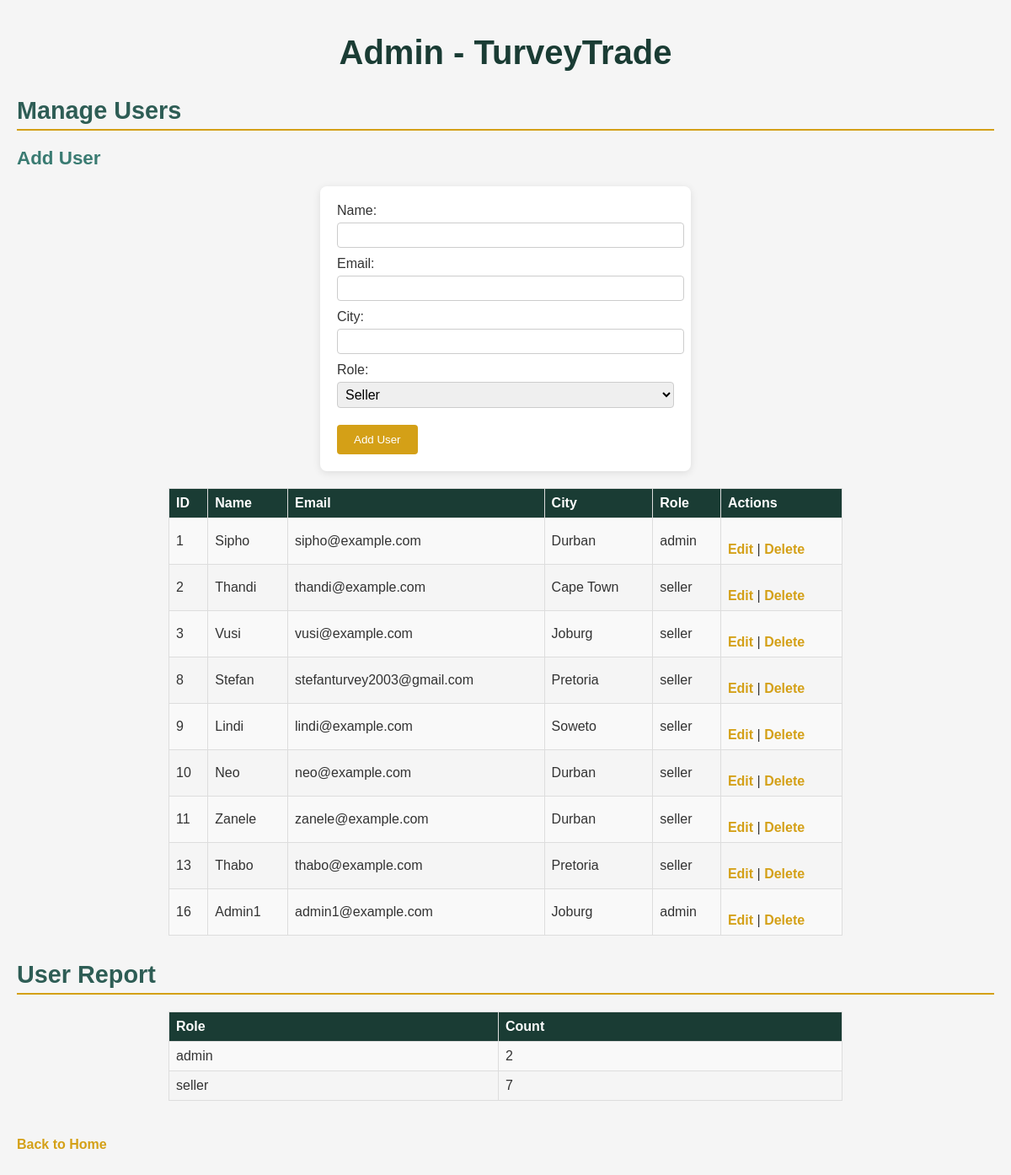
The app's page /admin.php with its own data.
### tables this page shows
CREATE TABLE `users` (
  `id` int(11) NOT NULL,
  `name` varchar(50) DEFAULT NULL,
  `city` varchar(50) DEFAULT NULL,
  `join_date` date DEFAULT NULL,
  `email` varchar(100) DEFAULT NULL,
  `phone` varchar(15) DEFAULT NULL,
  `role` varchar(50) DEFAULT 'seller'
);

### admin.php (the view, shortened to what this page needs)
<!DOCTYPE html>
<html lang="en">
<head>
    <link rel="stylesheet" href="styles.css">
</head>
<body>
    <h1>Admin - TurveyTrade</h1>
    <h2>Manage Users</h2>
    <h3>Add User</h3>
    <form action="admin.php" method="POST">
        <label>Name:</label><input type="text" name="name" required><br>
        <label>Email:</label><input type="email" name="email" required><br>
        <label>City:</label><input type="text" name="city" required><br>
        <label>Role:</label><select name="role"><option value="seller">Seller</option><option value="admin">Admin</option></select><br>
        <input type="submit" name="add" value="Add User">
    </form>
    <?php
    include 'db_connect.php';
    $sql = "SELECT id, name, email, city, role FROM users";
    $result = mysqli_query($conn, $sql);
    if (mysqli_num_rows($result) > 0) {
        echo "<table><tr><th>ID</th><th>Name</th><th>Email</th><th>City</th><th>Role</th><th>Actions</th></tr>";
        while ($row = mysqli_fetch_assoc($result)) {
            echo "<tr>";
            echo "<td>{$row['id']}</td><td>{$row['name']}</td><td>{$row['email']}</td><td>{$row['city']}</td><td>{$row['role']}</td>";
            echo "<td><a href='admin.php?edit={$row['id']}'>Edit</a> | <a href='admin.php?delete={$row['id']}' onclick='return confirm(\"Delete user?\");'>Delete</a></td>";
            echo "</tr>";
        }
        echo "</table>";
    } else {
        echo "<p>No users found!</p>";
    }
        ?>
    <h2>User Report</h2>
    <?php
    $sql = "SELECT role, COUNT(*) as count FROM users GROUP BY role";
    $result = mysqli_query($conn, $sql);
    if (mysqli_num_rows($result) > 0) {
        echo "<table><tr><th>Role</th><th>Count</th></tr>";
        while ($row = mysqli_fetch_assoc($result)) {
            echo "<tr><td>{$row['role']}</td><td>{$row['count']}</td></tr>";
        }
        echo "</table>";
    } else {
        echo "<p>No data for report!</p>";
    }
    ?>
    <p><a href="index.php">Back to Home</a></p>
</body>
</html>

### styles.css (style rules this page uses)
body { font-family: Arial, sans-serif; margin: 0; padding: 20px; background: #f5f5f5; color: #333; }
h1 { color: #1a3c34; text-align: center; margin: 20px 0; font-size: 2.5em; }
h2 { color: #2e5d55; margin: 30px 0 15px; font-size: 1.8em; border-bottom: 2px solid #d4a017; padding-bottom: 5px; }
h3 { color: #3a7b72; margin: 20px 0 10px; font-size: 1.4em; }
p { margin: 8px 0; line-height: 1.5; }
form { max-width: 400px; margin: 20px auto; padding: 20px; background: #fff; border-radius: 8px; box-shadow: 0 2px 10px rgba(0, 0, 0, 0.1); }
label { display: block; margin-bottom: 5px; }
input[type="text"], input[type="number"], input[type="email"], textarea, select { width: 100%; padding: 5px; margin-bottom: 10px; border: 1px solid #ccc; border-radius: 4px; font-size: 16px; }
input[type="submit"], .paypal-btn, .report-btn { background: #d4a017; color: white; padding: 10px 20px; border: none; border-radius: 4px; cursor: pointer; margin-top: 10px; }
a { display: inline-block; margin-top: 20px; color: #d4a017; text-decoration: none; font-weight: bold; }
table { border-collapse: collapse; width: 100%; max-width: 800px; margin: 20px auto; }
th, td { border: 1px solid #ddd; padding: 8px; text-align: left; }
th { background: #1a3c34; color: white; }
tr:nth-child(even) { background: #f9f9f9; }

### records on screen
users: id "1", name "Sipho", email "sipho@example.com", city "Durban", role "admin"
users: id "2", name "Thandi", email "thandi@example.com", city "Cape Town", role "seller"
users: id "3", name "Vusi", email "vusi@example.com", city "Joburg", role "seller"
users: id "8", name "Stefan", email "stefanturvey2003@gmail.com", city "Pretoria", role "seller"
users: id "9", name "Lindi", email "lindi@example.com", city "Soweto", role "seller"
users: id "10", name "Neo", email "neo@example.com", city "Durban", role "seller"
users: id "11", name "Zanele", email "zanele@example.com", city "Durban", role "seller"
users: id "13", name "Thabo", email "thabo@example.com", city "Pretoria", role "seller"
users: id "16", name "Admin1", email "admin1@example.com", city "Joburg", role "admin"

### other values on screen
$row['role'] "admin"
$row['count'] "2"
$row['role'] "seller"
$row['count'] "7"
